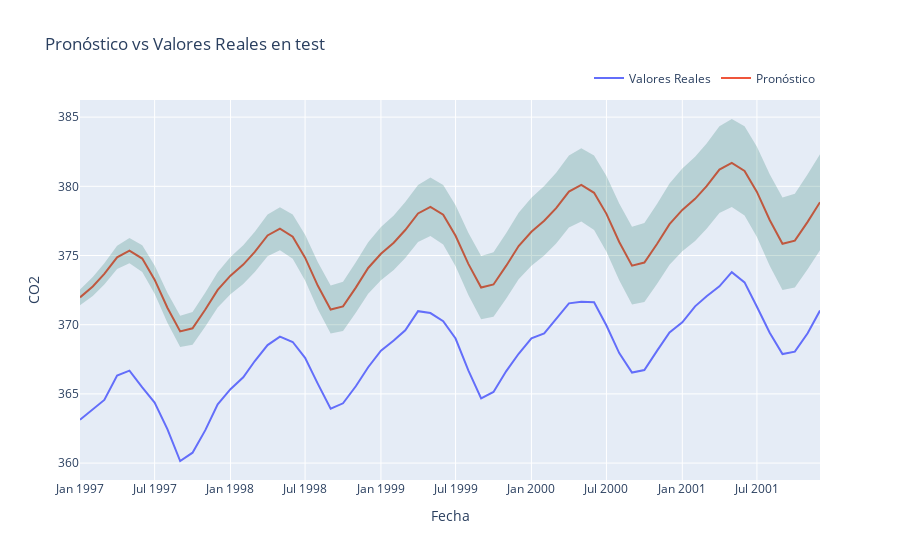

Write notebook code for a chart like this one.
### Markdown cell above
### Pronóstico con el modelo

### Code cell
# Realizar el pronóstico para el conjunto de prueba
forecast = sarima_model.get_forecast(steps=H)
forecast_index = test.index
forecast_values = forecast.predicted_mean

# Graficar los valores reales y pronosticados
fig = go.Figure()

# Agregar los valores reales del conjunto de prueba
fig.add_trace(go.Scatter(x=test.index, y=test['y'], mode='lines', name='Valores Reales'))

# Agregar los valores pronosticados
fig.add_trace(go.Scatter(x=forecast_index, y=forecast_values, mode='lines', name='Pronóstico'))

# Agregar las bandas de confianza
conf_int = forecast.conf_int()
fig.add_trace(go.Scatter(
    x=forecast_index.tolist() + forecast_index[::-1].tolist(),
    y=conf_int.iloc[:, 0].tolist() + conf_int.iloc[:, 1][::-1].tolist(),
    fill='toself',
    fillcolor='rgba(0,100,80,0.2)',
    line=dict(color='rgba(255,255,255,0)'),
    hoverinfo="skip",
    showlegend=False,
    name='Intervalo de Confianza'
))

# Configurar el diseño del gráfico
fig.update_layout(
    title="Pronóstico vs Valores Reales en test",
    xaxis_title="Fecha",
    yaxis_title="CO2",
    legend=dict(orientation="h", yanchor="bottom", y=1.02, xanchor="right", x=1)
)

fig.show()
